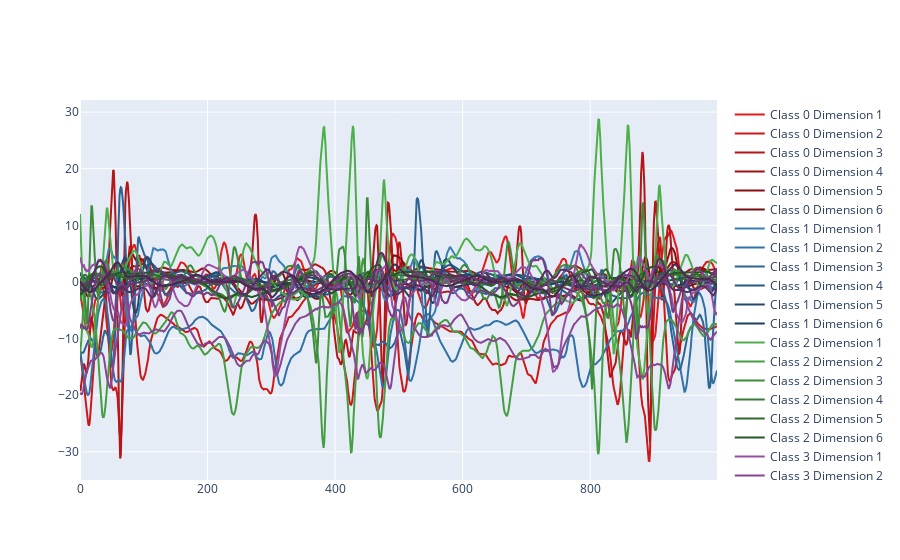

Notebook cell for this chart:
### Code cell
unique_classes = np.unique(y_train)

base_colors = ['rgb(228,26,28)', 'rgb(55,126,184)', 'rgb(77,175,74)', 'rgb(152,78,163)', 'rgb(255,127,0)']  

fig = go.Figure()

for j, cls in enumerate(unique_classes):

    indices = np.where(y_train == cls)[0]
    idx = np.random.choice(indices)
    window = X_train[idx]
    for i in range(6):
        rgb = base_colors[j].lstrip('rgb(').rstrip(')').split(',')
        hls = colorsys.rgb_to_hls(int(rgb[0])/255, int(rgb[1])/255, int(rgb[2])/255)
        hls = (hls[0], hls[1]*(1 - 0.1*i), hls[2])  # Adjust lightness
        rgb = colorsys.hls_to_rgb(*hls)
        color = f'rgb({int(rgb[0]*255)},{int(rgb[1]*255)},{int(rgb[2]*255)})'
        fig.add_trace(go.Scatter(y=window[:, i], mode='lines', name=f'Class {cls} Dimension {i+1}', line=dict(color=color)))

fig.show()

### Figure 1 — Plotly figure (JSON) as saved in the notebook; plotly's stock layout.template omitted (floating-point values rounded to 4 significant figures; data arrays with more than 128 entries replaced by an {"elided": "..."} marker saying what was removed)
{"data": [{"line": {"color": "rgb(227,26,27)"}, "mode": "lines", "name": "Class 0 Dimension 1", "type": "scatter", "y": {"elided": "1000 float values"}}, {"line": {"color": "rgb(205,23,25)"}, "mode": "lines", "name": "Class 0 Dimension 2", "type": "scatter", "y": {"elided": "1000 float values"}}, {"line": {"color": "rgb(182,20,22)"}, "mode": "lines", "name": "Class 0 Dimension 3", "type": "scatter", "y": {"elided": "1000 float values"}}, {"line": {"color": "rgb(159,18,19)"}, "mode": "lines", "name": "Class 0 Dimension 4", "type": "scatter", "y": {"elided": "1000 float values"}}, {"line": {"color": "rgb(136,15,16)"}, "mode": "lines", "name": "Class 0 Dimension 5", "type": "scatter", "y": {"elided": "1000 float values"}}, {"line": {"color": "rgb(113,13,13)"}, "mode": "lines", "name": "Class 0 Dimension 6", "type": "scatter", "y": {"elided": "1000 float values"}}, {"line": {"color": "rgb(55,126,184)"}, "mode": "lines", "name": "Class 1 Dimension 1", "type": "scatter", "y": {"elided": "1000 float values"}}, {"line": {"color": "rgb(49,113,165)"}, "mode": "lines", "name": "Class 1 Dimension 2", "type": "scatter", "y": {"elided": "1000 float values"}}, {"line": {"color": "rgb(44,100,147)"}, "mode": "lines", "name": "Class 1 Dimension 3", "type": "scatter", "y": {"elided": "1000 float values"}}, {"line": {"color": "rgb(38,88,128)"}, "mode": "lines", "name": "Class 1 Dimension 4", "type": "scatter", "y": {"elided": "1000 float values"}}, {"line": {"color": "rgb(32,75,110)"}, "mode": "lines", "name": "Class 1 Dimension 5", "type": "scatter", "y": {"elided": "1000 float values"}}, {"line": {"color": "rgb(27,63,92)"}, "mode": "lines", "name": "Class 1 Dimension 6", "type": "scatter", "y": {"elided": "1000 float values"}}, {"line": {"color": "rgb(77,175,74)"}, "mode": "lines", "name": "Class 2 Dimension 1", "type": "scatter", "y": {"elided": "1000 float values"}}, {"line": {"color": "rgb(69,157,66)"}, "mode": "lines", "name": "Class 2 Dimension 2", "type": "scatter", "y": {"elided": "1000 float values"}}, {"line": {"color": "rgb(61,140,59)"}, "mode": "lines", "name": "Class 2 Dimension 3", "type": "scatter", "y": {"elided": "1000 float values"}}, {"line": {"color": "rgb(53,122,51)"}, "mode": "lines", "name": "Class 2 Dimension 4", "type": "scatter", "y": {"elided": "1000 float values"}}, {"line": {"color": "rgb(46,105,44)"}, "mode": "lines", "name": "Class 2 Dimension 5", "type": "scatter", "y": {"elided": "1000 float values"}}, {"line": {"color": "rgb(38,87,37)"}, "mode": "lines", "name": "Class 2 Dimension 6", "type": "scatter", "y": {"elided": "1000 float values"}}, {"line": {"color": "rgb(152,78,163)"}, "mode": "lines", "name": "Class 3 Dimension 1", "type": "scatter", "y": {"elided": "1000 float values"}}, {"line": {"color": "rgb(136,70,146)"}, "mode": "lines", "name": "Class 3 Dimension 2", "type": "scatter", "y": {"elided": "1000 float values"}}, {"line": {"color": "rgb(121,62,130)"}, "mode": "lines", "name": "Class 3 Dimension 3", "type": "scatter", "y": {"elided": "1000 float values"}}, {"line": {"color": "rgb(106,54,114)"}, "mode": "lines", "name": "Class 3 Dimension 4", "type": "scatter", "y": {"elided": "1000 float values"}}, {"line": {"color": "rgb(91,46,97)"}, "mode": "lines", "name": "Class 3 Dimension 5", "type": "scatter", "y": {"elided": "1000 float values"}}, {"line": {"color": "rgb(76,39,81)"}, "mode": "lines", "name": "Class 3 Dimension 6", "type": "scatter", "y": {"elided": "1000 float values"}}], "layout": {}}
